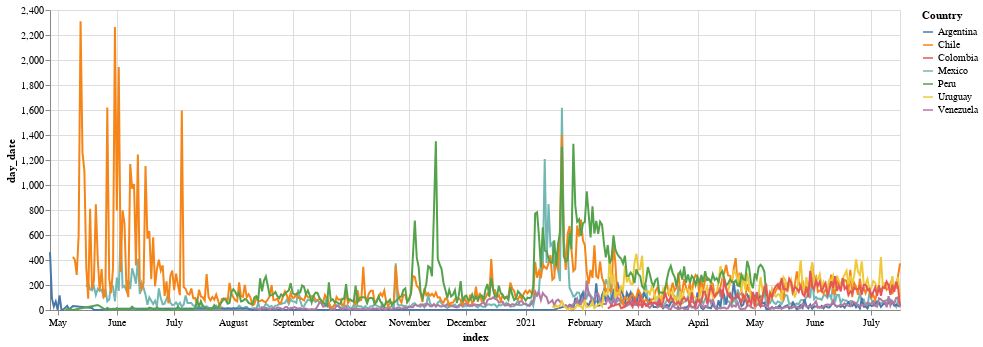

Notebook cell for this chart:
### Code cell
import altair as alt
alt.Chart(result).mark_line().encode(
    x='index:T',
    y='day_date:Q',
    color='Country',
    tooltip = ('index:T', 'day_date', 'Country')
).properties(
    width=850,
    height=300
)

### Figure 1 — Vega-Lite specification as saved in the notebook (floating-point values rounded to 4 significant figures; data arrays with more than 128 entries replaced by an {"elided": "..."} marker saying what was removed)
{"config": {"view": {"continuousWidth": 400, "continuousHeight": 300}}, "data": {"name": "data-1898517bf21d0b531f5acbcf6e35fd00"}, "mark": "line", "encoding": {"color": {"type": "nominal", "field": "Country"}, "tooltip": [{"type": "temporal", "field": "index"}, {"type": "quantitative", "field": "day_date"}, {"type": "nominal", "field": "Country"}], "x": {"type": "temporal", "field": "index"}, "y": {"type": "quantitative", "field": "day_date"}}, "height": 300, "width": 850, "$schema": "https://vega.github.io/schema/vega-lite/v4.8.1.json", "datasets": {"data-1898517bf21d0b531f5acbcf6e35fd00": {"elided": "2079 records"}}}
